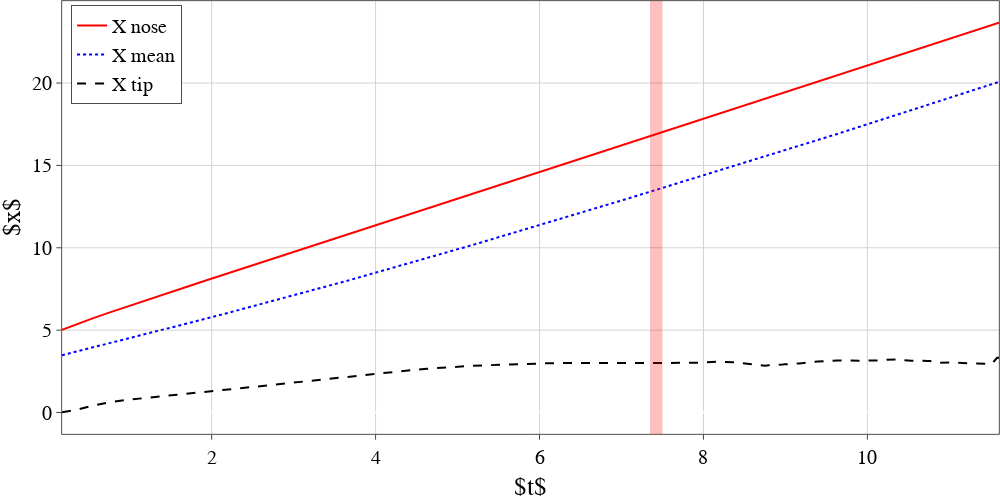
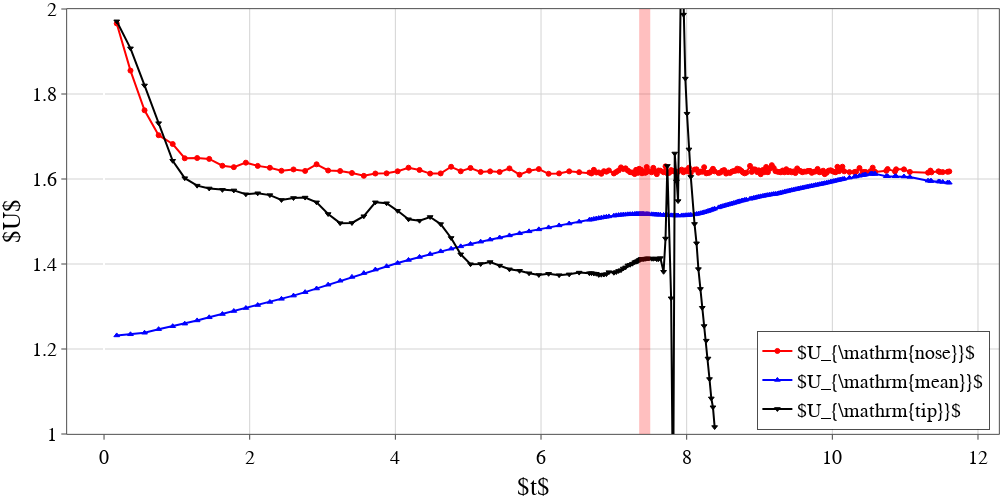
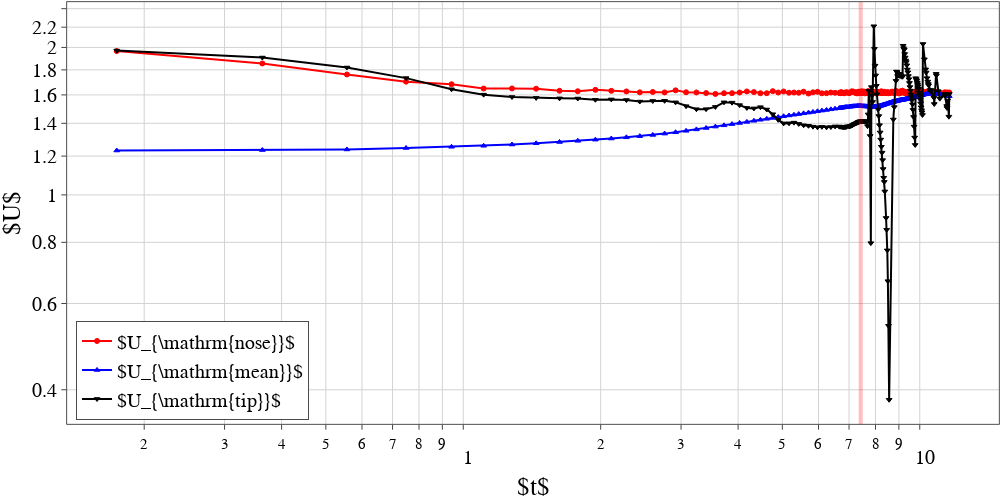

Notebook source saved alongside these figures, in order:
### Code cell
import numpy as np
import pandas as pd
import plotly.graph_objects as go
from pathlib import Path
import glob, os, re, json
from scipy.stats import linregress
import statistics
def sort_names(image_files):
    file_names = [os.path.basename(string) for string in image_files]
    times = [(float(re.findall("\d+\.\d+", string)[0]), string) for string in file_names]
    times = sorted(times, key=lambda x: x[0])
    print(f"Time: {times[0][0]} -- {times[-1][0]}")
    image_files = [t[1] for t in times]
    return image_files

def give_time(file):
    filename = os.path.basename(file)
    time = re.findall("\d+\.\d+", filename)[0]
    return time

def plot_graph(list_x, list_y, names, xtitle, ytitle, image_name, list_x_fill=[], list_y_fill=[], mode=[], \
               dash=['solid', 'dot', 'dash', 'longdash'], \
               colors=['blue', 'red', 'hsv(120,100,100)', 'green', 'black' ], \
               marker_size=15, xrange =[], yrange = [], vertical=None, \
               marker_style = ['circle', 'triangle-up', 'triangle-down','square', 'diamond', 'cross',  'x-thin', 'cross-thin' ], \
               width=1000, height=500, path='./', yanchor='center', y0_anchor=0.01, xanchor='left', x0_anchor=0.3, logx=False, logy=False):
    if mode == []:
        for i in range(len(list_x)):
            mode.append('lines+markers')


    while len(marker_style) < len(list_x):
        marker_style[:] = marker_style[:] + marker_style[:]
    figborderlinesize = 0.7
    legborderlinesize = 0.7
    yaxis = dict(
        tickfont = dict(
            family = 'Times New Roman',
            size = 20,
            color = 'black'
        ),
        titlefont = dict(
            family = 'Times New Roman',
            size = 25,
            color = 'black'
        )
    )
    if logy:
        yaxis['type'] = "log"
    xaxis = dict(
        tickfont = dict(
            family = 'Times New Roman',
            size = 20,
            color = 'black'
        ),
        titlefont = dict(
            family = 'Times New Roman',
            size = 25,
            color = 'black'
        )
    )
    if logx:
        xaxis['type'] = "log"

    axis_style = dict(showline=True, gridwidth=1, gridcolor='lightgrey', linewidth=figborderlinesize, linecolor='black', mirror=True, ticks='outside', tickfont = dict(family = 'Times New Roman', size = 20, color = 'black'))
    bg_style = {'plot_bgcolor': 'rgba(255, 255, 255, 1)', 'paper_bgcolor': 'rgba(255, 255, 255, 1)',}


    fig = go.Figure()
    k = len(list_x)
    n_fill = len(list_x_fill)
    if len(list_x_fill) == 2 and len(list_y_fill) == 2:
        fig.add_trace(go.Scatter(x=list_x_fill[1], y=list_y_fill[1], name=names[k+1], mode='lines', fillcolor='blueviolet', line_color='blueviolet', fill='tozeroy')) # fill to trace0 y
        fig.add_trace(go.Scatter(x=list_x_fill[0], y=list_y_fill[0], name=names[k], mode='lines', fillcolor='lightsteelblue',     line_color='indigo', fill='tozeroy')) # fill down to xaxis
    for i,x in enumerate(list_x):
        print('Plot curve number:', i)
        y = np.asarray(list_y[i])
        fig.add_trace(go.Scatter(x=x, y=y, name=names[i],
                                 mode=mode[i],
                                 marker=dict(
                                     size=marker_size,
                                     line=dict(width=1)
                                 ),
                                 marker_symbol=marker_style[i],
                                 line=dict(width=2, dash=dash[i]),
                                 textfont=dict(
                                     family="Times New Roman",
                                     size=18,
                                     color="LightSeaGreen")
                                 ))
        if colors != []:
            fig['data'][i + n_fill]['marker']['line']['color'] = colors[i]
            fig['data'][i + n_fill]['line']['color'] = colors[i]
    if vertical:
        fig.add_vrect(x0=vertical[0], x1=vertical[1], 
#               annotation_text="decline", annotation_position="top left",
              fillcolor="red", opacity=0.25, line_width=0)
        
    fig.update_xaxes(axis_style)
    fig.update_yaxes(axis_style)

    fig.update_layout(
        width = width,
        height = height,
        xaxis_title=xtitle,
        yaxis_title=ytitle,
        yaxis = yaxis,
        xaxis = xaxis,
        showlegend=True
    )
    fig.update_layout(bg_style)

    fig.update_layout(legend=dict(
        bgcolor="White",
        bordercolor="Black",
        borderwidth=figborderlinesize
    ))
    fig.update_layout(font=dict(
        family="Times New Roman",
        size=20,
        color="Black"
    ))
    fig.update_layout(
        autosize=False,
        margin=dict(
            l=0,
            r=0,
            b=0,
            t=0,
            pad=0.1
        ),
        #     paper_bgcolor="LightSteelBlue",
    )
    fig.update_layout(legend=dict(
        yanchor=yanchor,
        y=y0_anchor,
        xanchor=xanchor,
        x=x0_anchor
    ))
    if len(xrange) == 2:
        fig.update_xaxes(range=xrange)
    if len(yrange) == 2:
        fig.update_yaxes(range=yrange)

    # fig.update_xaxes(type="log")
    # fig.update_yaxes(type="log")
    
    fig.show()
    fn = path + image_name
    print('Write image to file:', fn)
    fig.write_image(str(Path(fn)))
    # fig.write_image(str(Path(fn)), engine="kaleido")
    print("Successfully generated:", fn)

if __name__ == "__main__":
    path = '/Users/weugene/basilisk/work/tube/res27/'
    with open(path + "output_sliced_Rmax_U.json", "r") as f:
        outputs = json.load(f)
        times_del = [7.76]
        rm_i = []
        for t in times_del:
            rm_i.append(outputs['t'].index(t))

        for k, v in outputs.items():
            for i in rm_i:
                v.pop(i)
            outputs[k] = np.array(v)
    
    with open(path + "output_sliced_Rmax_U_cleaned.json", "r") as f:
        outputs2 = json.load(f)
        
    df = pd.read_csv(path + 'for_excel_table.txt', sep=' |\t', header=0)
    tmin = df['t'].values.min()
    tmax = df['t'].values.max()
    fn = "x_nose_mean_tip.png"
    plot_graph([df['t'].values, df['t'].values, outputs['t']], [df['x_nose'].values, df['x_mean'].values, outputs['x_tip']], \
               ['X nose', 'X mean', 'X tip'], \
               dash=['solid', 'dot', 'dash', 'dot'], \
               vertical=[7.34769,7.5],\
               xtitle="$t$", ytitle="$x$", image_name=fn[:-3]+'pdf', mode=['lines', 'lines', 'lines', 'lines'], \
               colors=['red', 'blue', 'black' ], \
               marker_size=1, width=1000, height=500, path=path, yanchor='top', y0_anchor=0.99, xanchor='left', x0_anchor=0.01)

#     fn = "u_nose_mean_estim_tip.png"
#     umean_estim = np.diff(df['x_mean'].values)/np.diff(df['t'].values)
#     plot_graph([df['t'].values, df['t'].values, outputs['t']], [np.diff(df['x_nose'].values)/np.diff(df['t'].values), umean_estim, outputs['U_tip']], \
#                ['U nose', 'U mean', 'U tip'], \
#                dash=['solid', 'dot', 'dash'], \
#                xtitle="t", ytitle="U", image_name=fn[:-3]+'pdf', mode=['lines', 'lines', 'lines'], \
#                colors=['red', 'blue', 'black' ], \
#                marker_size=1, width=1000, height=500, path=path, yanchor='bottom', y0_anchor=0.01, xanchor='left', x0_anchor=0.3)


    csvPattern = "slice_t=*.csv"
    csvnames = glob.glob(f'{path}/{csvPattern}', recursive = False)
    csvnames = sort_names(csvnames)
#     print('Found pvd files in:',csvnames)

    list_t = []
    list_unose = []
    # list_umean = []

    for ifile, file in enumerate(csvnames):
        time = give_time(file)
#         print(f'file: {file}, time={time}')
        res = pd.read_csv(path + file, sep = ',', usecols=['Points_0','Points_1','u.x_0','u.x_1','u.x_2','u.x_Magnitude'])
        row = res.iloc[res['Points_0'].idxmax()]
        list_unose.append(row['u.x_0'])
        list_t.append(float(time))
    list_unose = np.asarray(list_unose)
    list_t = np.asarray(list_t)
    
    
    fn = "u_nose_mean_tip_markers.png"
    t_limit=8.4
    tt = np.asarray(outputs['t'])
    args = tt < t_limit
    utip_x = tt[args]
    utip_y = np.asarray(outputs['U_tip'])[args]
    plot_graph([list_t, df['t'].values, utip_x], [list_unose, df['UmeanV'].values, utip_y], \
               ['$U_{\mathrm{nose}}$', '$U_{\mathrm{mean}}$', '$U_{\mathrm{tip}}$'], \
               yrange=[1,2],\
               vertical=[7.34769,7.5],\
               dash=['solid', 'solid', 'solid'], \
               xtitle="$t$", ytitle="$U$", image_name=fn[:-3]+'pdf', mode=['lines+markers', 'lines+markers', 'lines+markers'], \
               colors=['red', 'blue', 'black' ], \
               marker_size=5, width=1000, height=500, path=path, yanchor='bottom', y0_anchor=0.01, xanchor='right', x0_anchor=0.99, logx=False, logy=False)

    # list_unose=np.asarray(list_unose)
    # fn = "u_nose_markers.png"
    # plot_graph([list_t, outputs['t']], [list_unose - 1.6, outputs['U_tip']], \
    #            ['$U_{\\text{nose}} - \\hat{U}$'], \
    #            dash=['solid', 'dot', 'dot'], \
    #            xtitle="t", ytitle='$U_{\\text{nose}} - \\hat{U}$', image_name=fn[:-3]+'pdf', mode=['lines+markers', 'lines+markers', 'lines+markers'], \
    #            colors=['red', 'black', 'black' ], \
    #            marker_size=5, width=1000, height=500, path=path, yanchor='top', y0_anchor=0.99, xanchor='right', x0_anchor=0.99, logx=False, logy=False)


    # print(list_t, list_unose)
    fn = "u_nose_mean_markers_log.png"
    plot_graph([list_t, df['t'].values, outputs['t']], [list_unose, df['UmeanV'].values, outputs['U_tip']], \
#                ['U nose', 'U mean', 'U tip'], \
               ['$U_{\mathrm{nose}}$', '$U_{\mathrm{mean}}$', '$U_{\mathrm{tip}}$'], \
               dash=['solid', 'solid', 'solid'], \
               vertical=[7.34769,7.5],\
               xtitle="$t$", ytitle="$U$", image_name=fn[:-3]+'pdf', mode=['lines+markers', 'lines+markers', 'lines+markers'], \
               colors=['red', 'blue', 'black' ], \
               marker_size=5, width=1000, height=500, path=path, yanchor='bottom', y0_anchor=0.01, xanchor='left', x0_anchor=0.01, logx=True, logy=True)

    # list_unose=np.asarray(list_unose)
    # fn = "u_nose_markers_log.png"
    # plot_graph([list_t], [list_unose - 1.6], \
    #            ['$U_{\\text{nose}} - \\hat{U}$'], \
    #            dash=['solid', 'dot', 'dot'], \
    #            xtitle="t", ytitle='$U_{\\text{nose}} - \\hat{U}$', image_name=fn[:-3]+'pdf', mode=['lines+markers', 'lines+markers', 'lines+markers'], \
    #            colors=['red', 'black', 'black' ], \
    #            marker_size=5, width=1000, height=500, path=path, yanchor='top', y0_anchor=0.99, xanchor='right', x0_anchor=0.99, logx=True, logy=True)

### Figure 1 — Plotly figure (JSON) as saved in the notebook; plotly's stock layout.template omitted (floating-point values rounded to 4 significant figures; data arrays with more than 128 entries replaced by an {"elided": "..."} marker saying what was removed)
{"data": [{"line": {"color": "red", "dash": "solid", "width": 2}, "marker": {"line": {"color": "red", "width": 1}, "size": 1, "symbol": "circle"}, "mode": "lines", "name": "X nose", "textfont": {"color": "LightSeaGreen", "family": "Times New Roman", "size": 18}, "type": "scatter", "x": {"elided": "202 float values"}, "y": {"elided": "202 float values"}}, {"line": {"color": "blue", "dash": "dot", "width": 2}, "marker": {"line": {"color": "blue", "width": 1}, "size": 1, "symbol": "triangle-up"}, "mode": "lines", "name": "X mean", "textfont": {"color": "LightSeaGreen", "family": "Times New Roman", "size": 18}, "type": "scatter", "x": {"elided": "202 float values"}, "y": {"elided": "202 float values"}}, {"line": {"color": "black", "dash": "dash", "width": 2}, "marker": {"line": {"color": "black", "width": 1}, "size": 1, "symbol": "triangle-down"}, "mode": "lines", "name": "X tip", "textfont": {"color": "LightSeaGreen", "family": "Times New Roman", "size": 18}, "type": "scatter", "x": {"elided": "194 float values"}, "y": {"elided": "194 float values"}}], "layout": {"autosize": false, "font": {"color": "Black", "family": "Times New Roman", "size": 20}, "height": 500, "legend": {"bgcolor": "White", "bordercolor": "Black", "borderwidth": 0.7, "x": 0.01, "xanchor": "left", "y": 0.99, "yanchor": "top"}, "margin": {"b": 0, "l": 0, "pad": 0.1, "r": 0, "t": 0}, "paper_bgcolor": "rgba(255, 255, 255, 1)", "plot_bgcolor": "rgba(255, 255, 255, 1)", "shapes": [{"fillcolor": "red", "line": {"width": 0}, "opacity": 0.25, "type": "rect", "x0": 7.348, "x1": 7.5, "xref": "x", "y0": 0, "y1": 1, "yref": "y domain"}], "showlegend": true, "width": 1000, "xaxis": {"gridcolor": "lightgrey", "gridwidth": 1, "linecolor": "black", "linewidth": 0.7, "mirror": true, "showline": true, "tickfont": {"color": "black", "family": "Times New Roman", "size": 20}, "ticks": "outside", "title": {"font": {"color": "black", "family": "Times New Roman", "size": 25}, "text": "$t$"}}, "yaxis": {"gridcolor": "lightgrey", "gridwidth": 1, "linecolor": "black", "linewidth": 0.7, "mirror": true, "showline": true, "tickfont": {"color": "black", "family": "Times New Roman", "size": 20}, "ticks": "outside", "title": {"font": {"color": "black", "family": "Times New Roman", "size": 25}, "text": "$x$"}}}}

### Figure 2 — Plotly figure (JSON) as saved in the notebook; plotly's stock layout.template omitted (floating-point values rounded to 4 significant figures; data arrays with more than 128 entries replaced by an {"elided": "..."} marker saying what was removed)
{"data": [{"line": {"color": "red", "dash": "solid", "width": 2}, "marker": {"line": {"color": "red", "width": 1}, "size": 5, "symbol": "circle"}, "mode": "lines+markers", "name": "$U_{\\mathrm{nose}}$", "textfont": {"color": "LightSeaGreen", "family": "Times New Roman", "size": 18}, "type": "scatter", "x": {"elided": "204 float values"}, "y": {"elided": "204 float values"}}, {"line": {"color": "blue", "dash": "solid", "width": 2}, "marker": {"line": {"color": "blue", "width": 1}, "size": 5, "symbol": "triangle-up"}, "mode": "lines+markers", "name": "$U_{\\mathrm{mean}}$", "textfont": {"color": "LightSeaGreen", "family": "Times New Roman", "size": 18}, "type": "scatter", "x": {"elided": "202 float values"}, "y": {"elided": "202 float values"}}, {"line": {"color": "black", "dash": "solid", "width": 2}, "marker": {"line": {"color": "black", "width": 1}, "size": 5, "symbol": "triangle-down"}, "mode": "lines+markers", "name": "$U_{\\mathrm{tip}}$", "textfont": {"color": "LightSeaGreen", "family": "Times New Roman", "size": 18}, "type": "scatter", "x": [0.1741, 0.363, 0.556, 0.7493, 0.9426, 1.108, 1.279, 1.444, 1.625, 1.782, 1.947, 2.11, 2.277, 2.436, 2.602, 2.761, 2.918, 3.077, 3.242, 3.404, 3.567, 3.725, 3.879, 4.031, 4.181, 4.332, 4.477, 4.622, 4.766, 4.897, 5.032, 5.171, 5.301, 5.432, 5.567, 5.705, 5.836, 5.97, 6.104, 6.248, 6.387, 6.524, 6.664, 6.693, 6.725, 6.759, 6.793, 6.828, 6.863, 6.898, 6.932, 7.0, 7.033, 7.066, 7.098, 7.13, 7.161, 7.192, 7.223, 7.255, 7.286, 7.305, 7.317, 7.332, 7.348, 7.36, 7.374, 7.387, 7.402, 7.412, 7.428, 7.439, 7.451, 7.465, 7.482, 7.518, 7.542, 7.566, 7.59, 7.614, 7.639, 7.683, 7.71, 7.734, 7.786, 7.814, 7.836, 7.86, 7.882, 7.931, 7.956, 7.982, 8.005, 8.031, 8.057, 8.108, 8.135, 8.161, 8.189, 8.214, 8.24, 8.269, 8.293, 8.313, 8.338, 8.361, 8.384], "y": [1.971, 1.907, 1.82, 1.731, 1.643, 1.602, 1.584, 1.578, 1.574, 1.573, 1.564, 1.567, 1.562, 1.551, 1.555, 1.556, 1.545, 1.518, 1.496, 1.497, 1.512, 1.545, 1.543, 1.525, 1.505, 1.502, 1.511, 1.494, 1.461, 1.423, 1.4, 1.4, 1.405, 1.396, 1.388, 1.384, 1.378, 1.374, 1.377, 1.374, 1.376, 1.38, 1.378, 1.379, 1.378, 1.377, 1.374, 1.375, 1.375, 1.376, 1.381, 1.38, 1.381, 1.384, 1.386, 1.389, 1.392, 1.397, 1.398, 1.401, 1.404, 1.406, 1.406, 1.407, 1.409, 1.41, 1.412, 1.412, 1.412, 1.412, 1.413, 1.413, 1.413, 1.413, 1.413, 1.413, 1.412, 1.413, 1.411, 1.412, 1.414, 1.382, 1.46, 1.631, 1.319, 0.7971, 1.66, 1.595, 1.548, 2.21, 1.987, 1.836, 1.754, 1.67, 1.605, 1.494, 1.449, 1.388, 1.341, 1.297, 1.254, 1.22, 1.178, 1.129, 1.084, 1.063, 1.016]}], "layout": {"autosize": false, "font": {"color": "Black", "family": "Times New Roman", "size": 20}, "height": 500, "legend": {"bgcolor": "White", "bordercolor": "Black", "borderwidth": 0.7, "x": 0.99, "xanchor": "right", "y": 0.01, "yanchor": "bottom"}, "margin": {"b": 0, "l": 0, "pad": 0.1, "r": 0, "t": 0}, "paper_bgcolor": "rgba(255, 255, 255, 1)", "plot_bgcolor": "rgba(255, 255, 255, 1)", "shapes": [{"fillcolor": "red", "line": {"width": 0}, "opacity": 0.25, "type": "rect", "x0": 7.348, "x1": 7.5, "xref": "x", "y0": 0, "y1": 1, "yref": "y domain"}], "showlegend": true, "width": 1000, "xaxis": {"gridcolor": "lightgrey", "gridwidth": 1, "linecolor": "black", "linewidth": 0.7, "mirror": true, "showline": true, "tickfont": {"color": "black", "family": "Times New Roman", "size": 20}, "ticks": "outside", "title": {"font": {"color": "black", "family": "Times New Roman", "size": 25}, "text": "$t$"}}, "yaxis": {"gridcolor": "lightgrey", "gridwidth": 1, "linecolor": "black", "linewidth": 0.7, "mirror": true, "range": [1, 2], "showline": true, "tickfont": {"color": "black", "family": "Times New Roman", "size": 20}, "ticks": "outside", "title": {"font": {"color": "black", "family": "Times New Roman", "size": 25}, "text": "$U$"}}}}

### Figure 3 — Plotly figure (JSON) as saved in the notebook; plotly's stock layout.template omitted (floating-point values rounded to 4 significant figures; data arrays with more than 128 entries replaced by an {"elided": "..."} marker saying what was removed)
{"data": [{"line": {"color": "red", "dash": "solid", "width": 2}, "marker": {"line": {"color": "red", "width": 1}, "size": 5, "symbol": "circle"}, "mode": "lines+markers", "name": "$U_{\\mathrm{nose}}$", "textfont": {"color": "LightSeaGreen", "family": "Times New Roman", "size": 18}, "type": "scatter", "x": {"elided": "204 float values"}, "y": {"elided": "204 float values"}}, {"line": {"color": "blue", "dash": "solid", "width": 2}, "marker": {"line": {"color": "blue", "width": 1}, "size": 5, "symbol": "triangle-up"}, "mode": "lines+markers", "name": "$U_{\\mathrm{mean}}$", "textfont": {"color": "LightSeaGreen", "family": "Times New Roman", "size": 18}, "type": "scatter", "x": {"elided": "202 float values"}, "y": {"elided": "202 float values"}}, {"line": {"color": "black", "dash": "solid", "width": 2}, "marker": {"line": {"color": "black", "width": 1}, "size": 5, "symbol": "triangle-down"}, "mode": "lines+markers", "name": "$U_{\\mathrm{tip}}$", "textfont": {"color": "LightSeaGreen", "family": "Times New Roman", "size": 18}, "type": "scatter", "x": {"elided": "194 float values"}, "y": {"elided": "194 float values"}}], "layout": {"autosize": false, "font": {"color": "Black", "family": "Times New Roman", "size": 20}, "height": 500, "legend": {"bgcolor": "White", "bordercolor": "Black", "borderwidth": 0.7, "x": 0.01, "xanchor": "left", "y": 0.01, "yanchor": "bottom"}, "margin": {"b": 0, "l": 0, "pad": 0.1, "r": 0, "t": 0}, "paper_bgcolor": "rgba(255, 255, 255, 1)", "plot_bgcolor": "rgba(255, 255, 255, 1)", "shapes": [{"fillcolor": "red", "line": {"width": 0}, "opacity": 0.25, "type": "rect", "x0": 7.348, "x1": 7.5, "xref": "x", "y0": 0, "y1": 1, "yref": "y domain"}], "showlegend": true, "width": 1000, "xaxis": {"gridcolor": "lightgrey", "gridwidth": 1, "linecolor": "black", "linewidth": 0.7, "mirror": true, "showline": true, "tickfont": {"color": "black", "family": "Times New Roman", "size": 20}, "ticks": "outside", "title": {"font": {"color": "black", "family": "Times New Roman", "size": 25}, "text": "$t$"}, "type": "log"}, "yaxis": {"gridcolor": "lightgrey", "gridwidth": 1, "linecolor": "black", "linewidth": 0.7, "mirror": true, "showline": true, "tickfont": {"color": "black", "family": "Times New Roman", "size": 20}, "ticks": "outside", "title": {"font": {"color": "black", "family": "Times New Roman", "size": 25}, "text": "$U$"}, "type": "log"}}}
